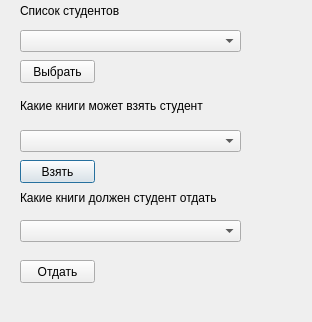
<?xml version="1.0" encoding="UTF-8"?>
<ui version="4.0">
 <class>Dialog</class>
 <widget class="QDialog" name="Dialog">
  <property name="geometry">
   <rect>
    <x>0</x>
    <y>0</y>
    <width>312</width>
    <height>322</height>
   </rect>
  </property>
  <property name="windowTitle">
   <string>Dialog</string>
  </property>
  <widget class="QPushButton" name="take_book">
   <property name="geometry">
    <rect>
     <x>20</x>
     <y>160</y>
     <width>75</width>
     <height>23</height>
    </rect>
   </property>
   <property name="text">
    <string>Взять</string>
   </property>
  </widget>
  <widget class="QLabel" name="label">
   <property name="geometry">
    <rect>
     <x>20</x>
     <y>90</y>
     <width>251</width>
     <height>31</height>
    </rect>
   </property>
   <property name="text">
    <string>Какие книги может взять студент</string>
   </property>
  </widget>
  <widget class="QLabel" name="label_2">
   <property name="geometry">
    <rect>
     <x>20</x>
     <y>190</y>
     <width>251</width>
     <height>16</height>
    </rect>
   </property>
   <property name="text">
    <string>Какие книги должен студент отдать</string>
   </property>
  </widget>
  <widget class="QPushButton" name="give_book">
   <property name="geometry">
    <rect>
     <x>20</x>
     <y>260</y>
     <width>75</width>
     <height>23</height>
    </rect>
   </property>
   <property name="text">
    <string>Отдать</string>
   </property>
  </widget>
  <widget class="QComboBox" name="list_of_books">
   <property name="geometry">
    <rect>
     <x>20</x>
     <y>130</y>
     <width>221</width>
     <height>22</height>
    </rect>
   </property>
  </widget>
  <widget class="QComboBox" name="list_of_books_to_give">
   <property name="geometry">
    <rect>
     <x>20</x>
     <y>220</y>
     <width>221</width>
     <height>22</height>
    </rect>
   </property>
  </widget>
  <widget class="QComboBox" name="list_of_students">
   <property name="geometry">
    <rect>
     <x>20</x>
     <y>30</y>
     <width>221</width>
     <height>22</height>
    </rect>
   </property>
  </widget>
  <widget class="QLabel" name="label_3">
   <property name="geometry">
    <rect>
     <x>20</x>
     <y>0</y>
     <width>201</width>
     <height>21</height>
    </rect>
   </property>
   <property name="text">
    <string>Список студентов</string>
   </property>
  </widget>
  <widget class="QPushButton" name="select_student">
   <property name="geometry">
    <rect>
     <x>20</x>
     <y>60</y>
     <width>75</width>
     <height>23</height>
    </rect>
   </property>
   <property name="text">
    <string>Выбрать</string>
   </property>
  </widget>
 </widget>
 <resources/>
 <connections/>
</ui>
